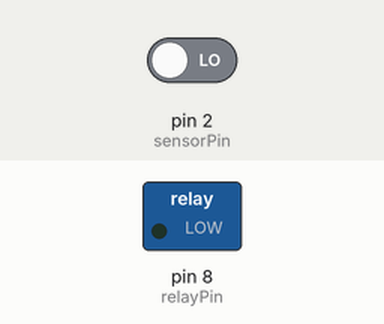
Bench run of a sketch on a simulated Arduino Uno, built with avr-gcc and run on an emulated ATmega328P. On the bench: switched loads named in the sketch (green lamp = pin HIGH). Inputs (shaded band) come from the test bench; at power-on: pin 2 (sensorPin) LOW.

Above: at 1.2 s.
1.3 s: pin 2 (sensorPin) driven HIGH
At 1.9 s:
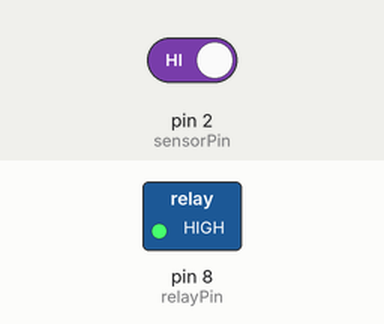
Timing chart, 0 to 4.3 s (numbered marks = the images above; inputs shaded):
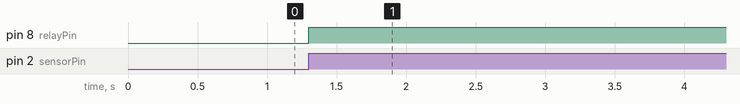

Measured:
- after the input at 1.3 s, pin 8 (relayPin): LOW → HIGH at once

The sketch:

hemanth.ino
```cpp
int sensorPin = 2;
int relayPin = 8;

int sensorState = 0;
int lastState = 0;
bool lightState = false;

void setup() {
  pinMode(sensorPin, INPUT);
  pinMode(relayPin, OUTPUT);
  digitalWrite(relayPin, LOW);
  Serial.begin(9600);
}


void loop() {
  sensorState = digitalRead(sensorPin);

  // Detect hand gesture (change in state)
  if (sensorState == HIGH && lastState == LOW) {
    lightState = !lightState;  // Toggle light
    digitalWrite(relayPin, lightState ? HIGH : LOW);
    delay(500); // debounce delay
  }

  lastState = sensorState;
}
```
